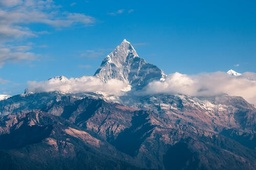
#> input picture test_CPV.jpeg, 256 x 170 px, shrunk from 500 x 333 before the run, found by its file name
$ jupyter execute Func4_Workshop4.ipynb
#> lines starting #> are read from the running program, lines starting #| are printed output that depends on the picture
#> further down, image is the input picture: shape (170, 256, 3); mean B, G, R 155.6, 121.2, 69
[cell 1]
import numpy as np
import matplotlib.pyplot as plt
from matplotlib import colors
import cv2
import random
import sys
from PIL import Image

[cell 2]
def Mean_Shift(K):

    row=K.shape[0]
#> row = 170
    col=K.shape[1]
#> col = 256

    J= row * col
#> J = 43520
    Size = row,col,3
#> Size = (170, 256, 3)
    R = np.zeros(Size, dtype= np.uint8)
    D=np.zeros((J,5))
    arr=np.array((1,3))

    #cv2.imshow("image", K)

    counter=0
    iter=1.0


    threshold=120
    current_mean_random = True
    current_mean_arr = np.zeros((1,5))
    below_threshold_arr=[]

    # converted the image K[rows][col] into a feature space D. The dimensions of D are [rows*col][5]
    for i in range(0,row):
        for j in range(0,col):
            arr= K[i][j]

            for k in range(0,5):
                if(k>=0) & (k <=2):
                    D[counter][k]=arr[k]
                else:
                    if(k==3):
                        D[counter][k]=i
                    else:
                        D[counter][k]=j
            counter+=1
#> after the loop, counter = 43520

    while(len(D) > 0):
        #print J
    #selecting a random row from the feature space and assigning it as the current mean
        if(current_mean_random):
            current_mean= random.randint(0,len(D)-1)
            for i in range(0,5):
                current_mean_arr[0][i] = D[current_mean][i]
        below_threshold_arr=[]
        for i in range(0,len(D)):
            #print "Entered here"
            ecl_dist = 0
            color_total_current = 0
            color_total_new = 0
    #Finding the eucledian distance of the randomly selected row i.e. current mean with all the other rows
            for j in range(0,5):
                ecl_dist += ((current_mean_arr[0][j] - D[i][j])**2)

            ecl_dist = ecl_dist**0.5

    #Checking if the distance calculated is within the threshold. If yes taking those rows and adding
    #them to a list below_threshold_arr

            if(ecl_dist < threshold):
                below_threshold_arr.append(i)
                #print "came here"

        mean_R=0
        mean_G=0
        mean_B=0
        mean_i=0
        mean_j=0
        current_mean = 0
        mean_col = 0

    #For all the rows found and placed in below_threshold_arr list, calculating the average of
    #Red, Green, Blue and index positions.

        for i in range(0, len(below_threshold_arr)):
            mean_R += D[below_threshold_arr[i]][0]
            mean_G += D[below_threshold_arr[i]][1]
            mean_B += D[below_threshold_arr[i]][2]
            mean_i += D[below_threshold_arr[i]][3]
            mean_j += D[below_threshold_arr[i]][4]

        mean_R = mean_R / len(below_threshold_arr)
        mean_G = mean_G / len(below_threshold_arr)
        mean_B = mean_B / len(below_threshold_arr)
        mean_i = mean_i / len(below_threshold_arr)
        mean_j = mean_j / len(below_threshold_arr)

    #Finding the distance of these average values with the current mean and comparing it with iter

        mean_e_distance = ((mean_R - current_mean_arr[0][0])**2 + (mean_G - current_mean_arr[0][1])**2 + (mean_B - current_mean_arr[0][2])**2 + (mean_i - current_mean_arr[0][3])**2 + (mean_j - current_mean_arr[0][4])**2)

        mean_e_distance = mean_e_distance**0.5


        nearest_i = 0
        min_e_dist = 0
        counter_threshold = 0
    # If less than iter, find the row in below_threshold_arr that has i,j nearest to mean_i and mean_j
    #This is because mean_i and mean_j could be decimal values which do not correspond
    #to actual pixel in the Image array.

        if(mean_e_distance < iter):
            #print "Entered here"
            '''
            for i in range(0, len(below_threshold_arr)):
                new_e_dist = ((mean_i - D[below_threshold_arr[i]][3])**2 + (mean_j - D[below_threshold_arr[i]][4])**2 + (mean_R - D[below_threshold_arr[i]][0])**2 +(mean_G - D[below_threshold_arr[i]][1])**2 + (mean_B - D[below_threshold_arr[i]][3])**2)
                new_e_dist = new_e_dist**0.5
                if(i == 0):
                    min_e_dist = new_e_dist
                    nearest_i = i
                else:
                    if(new_e_dist < min_e_dist):
                        min_e_dist = new_e_dist
                        nearest_i = i
    '''
            new_arr = np.zeros((1,3))
            new_arr[0][0] = mean_R
            new_arr[0][1] = mean_G
            new_arr[0][2] = mean_B

    # When found, color all the rows in below_threshold_arr with
    #the color of the row in below_threshold_arr that has i,j nearest to mean_i and mean_j
            for i in range(0, len(below_threshold_arr)):
                R[int(D[below_threshold_arr[i]][3])][int(D[below_threshold_arr[i]][4])] = new_arr

    # Also now don't use those rows that have been colored once.

                D[below_threshold_arr[i]][0] = -1
            current_mean_random = True
            new_D=np.zeros((len(D),5))
            counter_i = 0

            for i in range(0, len(D)):
                if(D[i][0] != -1):
                    new_D[counter_i][0] = D[i][0]
                    new_D[counter_i][1] = D[i][1]
                    new_D[counter_i][2] = D[i][2]
                    new_D[counter_i][3] = D[i][3]
                    new_D[counter_i][4] = D[i][4]
                    counter_i += 1


            D=np.zeros((counter_i,5))

            counter_i -= 1
            for i in range(0, counter_i):
                D[i][0] = new_D[i][0]
                D[i][1] = new_D[i][1]
                D[i][2] = new_D[i][2]
                D[i][3] = new_D[i][3]
                D[i][4] = new_D[i][4]

        else:
            current_mean_random = False

            current_mean_arr[0][0] = mean_R
            current_mean_arr[0][1] = mean_G
            current_mean_arr[0][2] = mean_B
            current_mean_arr[0][3] = mean_i
            current_mean_arr[0][4] = mean_j
#> this loop made 41 passes
#> (mean_R, mean_G, mean_B, mean_i, mean_j, mean_e_distance, current_mean_random, counter_i) on passes 9, 19, 21, 29, 31, 34, 36: (182.1, 136.5, 58.39, 52.07, 136.6, 0.996, True, 23490), (94.66, 65.11, 23.1, 139.9, 89.81, 0.654, True, 12612), (180.9, 123.6, 7.26, 17.48, 245.7, 0.953, True, 11884), (183.5, 178.7, 188.3, 91, 180.8, 0.857, True, 6963), (104.6, 78.25, 46.83, 140.2, 230.5, 0.0773, True, 4041), (185.5, 154.7, 121.8, 57.79, 20.5, 0.367, True, 225), (219.6, 221.1, 231.3, 84.34, 60.66, 0.766, True, 59)
#> (mean_R, mean_G, mean_B, mean_i, mean_j, mean_e_distance, current_mean_random) on passes 1 to 6: (163.9, 131.2, 87.86, 83.74, 158.8, 18.94, False), (170, 132.9, 77.14, 73.19, 155, 16.72, False), (173.9, 133.3, 68.31, 64.72, 151.7, 13.3, False), (176.7, 133.9, 63.01, 59.55, 147.9, 8.76, False), (178.8, 134.6, 60.07, 56.16, 144, 6.4, False), (180.4, 135.4, 58.8, 54.1, 140.9, 4.29, False)
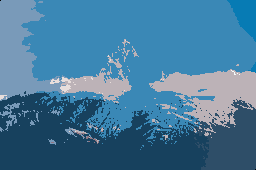
#> R: shape (170, 256, 3); mean of channels 0, 1, 2 155.2, 120.8, 68.6; drawn as B, G, R


    cv2.imshow('before',K)
    cv2.imshow('after',R)
    cv2.waitKey(0)
    cv2.destroyAllWindows

image=cv2.imread('/Users/mbpretina/Downloads/test_CPV.jpeg')
Mean_Shift(image)
